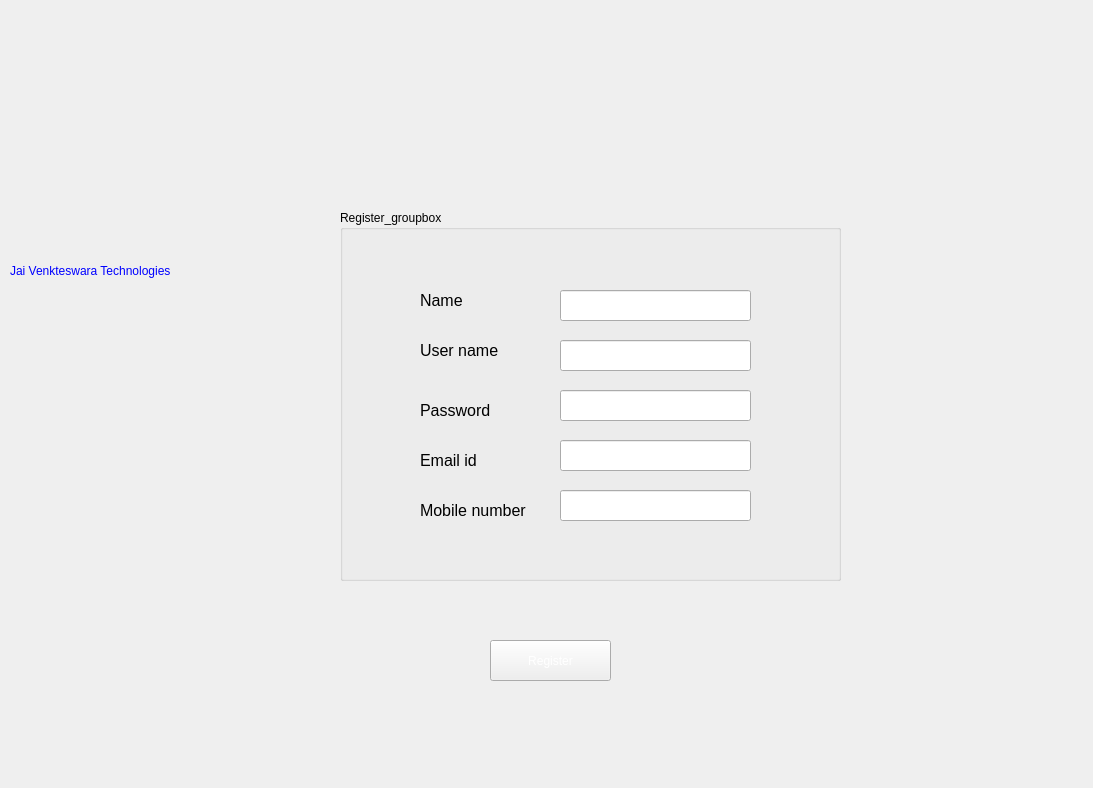
<?xml version="1.0" encoding="UTF-8"?>
<ui version="4.0">
 <class>register_dialog</class>
 <widget class="QWidget" name="register_dialog">
  <property name="geometry">
   <rect>
    <x>0</x>
    <y>0</y>
    <width>1093</width>
    <height>788</height>
   </rect>
  </property>
  <property name="windowTitle">
   <string>Form</string>
  </property>
  <property name="styleSheet">
   <string notr="true">background-image: url(:/ttdyelloclore.jpg);</string>
  </property>
  <widget class="QGroupBox" name="groupBox">
   <property name="geometry">
    <rect>
     <x>340</x>
     <y>210</y>
     <width>501</width>
     <height>371</height>
    </rect>
   </property>
   <property name="styleSheet">
    <string notr="true">background-image: url(:/whitte.jpg);</string>
   </property>
   <property name="title">
    <string>Register_groupbox</string>
   </property>
   <widget class="QLineEdit" name="NAME">
    <property name="geometry">
     <rect>
      <x>220</x>
      <y>80</y>
      <width>191</width>
      <height>31</height>
     </rect>
    </property>
    <property name="styleSheet">
     <string notr="true">background-image: url(:/whitte.jpg);
font: 11pt &quot;MS Shell Dlg 2&quot;;
color: rgb(0, 0, 0);</string>
    </property>
    <property name="maxLength">
     <number>30</number>
    </property>
   </widget>
   <widget class="QLineEdit" name="USERNAME">
    <property name="geometry">
     <rect>
      <x>220</x>
      <y>130</y>
      <width>191</width>
      <height>31</height>
     </rect>
    </property>
    <property name="styleSheet">
     <string notr="true">background-image: url(:/whitte.jpg);
font: 11pt &quot;MS Shell Dlg 2&quot;;
color: rgb(0, 0, 0);</string>
    </property>
    <property name="maxLength">
     <number>20</number>
    </property>
   </widget>
   <widget class="QLineEdit" name="PASSWORD">
    <property name="geometry">
     <rect>
      <x>220</x>
      <y>180</y>
      <width>191</width>
      <height>31</height>
     </rect>
    </property>
    <property name="styleSheet">
     <string notr="true">background-image: url(:/whitte.jpg);
font: 11pt &quot;MS Shell Dlg 2&quot;;
color: rgb(0, 0, 0);</string>
    </property>
    <property name="text">
     <string/>
    </property>
    <property name="maxLength">
     <number>20</number>
    </property>
    <property name="echoMode">
     <enum>QLineEdit::Password</enum>
    </property>
   </widget>
   <widget class="QLineEdit" name="EMAIL">
    <property name="geometry">
     <rect>
      <x>220</x>
      <y>230</y>
      <width>191</width>
      <height>31</height>
     </rect>
    </property>
    <property name="styleSheet">
     <string notr="true">background-image: url(:/whitte.jpg);
font: 11pt &quot;MS Shell Dlg 2&quot;;
color: rgb(0, 0, 0);</string>
    </property>
    <property name="maxLength">
     <number>30</number>
    </property>
   </widget>
   <widget class="QLineEdit" name="MOBILENUMBER">
    <property name="geometry">
     <rect>
      <x>220</x>
      <y>280</y>
      <width>191</width>
      <height>31</height>
     </rect>
    </property>
    <property name="whatsThis">
     <string extracomment="Mobileno"/>
    </property>
    <property name="styleSheet">
     <string notr="true">background-image: url(:/whitte.jpg);
font: 11pt &quot;MS Shell Dlg 2&quot;;
color: rgb(0, 0, 0);</string>
    </property>
    <property name="maxLength">
     <number>10</number>
    </property>
   </widget>
   <widget class="QLabel" name="label">
    <property name="geometry">
     <rect>
      <x>80</x>
      <y>80</y>
      <width>61</width>
      <height>20</height>
     </rect>
    </property>
    <property name="font">
     <font>
      <pointsize>12</pointsize>
     </font>
    </property>
    <property name="text">
     <string>Name</string>
    </property>
   </widget>
   <widget class="QLabel" name="label_2">
    <property name="geometry">
     <rect>
      <x>80</x>
      <y>130</y>
      <width>101</width>
      <height>20</height>
     </rect>
    </property>
    <property name="font">
     <font>
      <pointsize>12</pointsize>
     </font>
    </property>
    <property name="text">
     <string>User name</string>
    </property>
   </widget>
   <widget class="QLabel" name="label_3">
    <property name="geometry">
     <rect>
      <x>80</x>
      <y>190</y>
      <width>101</width>
      <height>20</height>
     </rect>
    </property>
    <property name="font">
     <font>
      <pointsize>12</pointsize>
     </font>
    </property>
    <property name="text">
     <string>Password</string>
    </property>
   </widget>
   <widget class="QLabel" name="label_4">
    <property name="geometry">
     <rect>
      <x>80</x>
      <y>240</y>
      <width>71</width>
      <height>20</height>
     </rect>
    </property>
    <property name="font">
     <font>
      <pointsize>12</pointsize>
     </font>
    </property>
    <property name="text">
     <string>Email id</string>
    </property>
   </widget>
   <widget class="QLabel" name="label_5">
    <property name="geometry">
     <rect>
      <x>80</x>
      <y>290</y>
      <width>131</width>
      <height>20</height>
     </rect>
    </property>
    <property name="font">
     <font>
      <pointsize>12</pointsize>
     </font>
    </property>
    <property name="whatsThis">
     <string extracomment="mobileno"/>
    </property>
    <property name="text">
     <string>Mobile number</string>
    </property>
   </widget>
  </widget>
  <widget class="QLabel" name="label_6">
   <property name="geometry">
    <rect>
     <x>300</x>
     <y>40</y>
     <width>471</width>
     <height>111</height>
    </rect>
   </property>
   <property name="styleSheet">
    <string notr="true">image: url(:/center.jpg);</string>
   </property>
   <property name="text">
    <string/>
   </property>
  </widget>
  <widget class="QLabel" name="label_7">
   <property name="geometry">
    <rect>
     <x>810</x>
     <y>30</y>
     <width>111</width>
     <height>111</height>
    </rect>
   </property>
   <property name="styleSheet">
    <string notr="true">image: url(:/rightside.jpg);</string>
   </property>
   <property name="text">
    <string/>
   </property>
  </widget>
  <widget class="QLabel" name="label_8">
   <property name="geometry">
    <rect>
     <x>70</x>
     <y>40</y>
     <width>151</width>
     <height>81</height>
    </rect>
   </property>
   <property name="styleSheet">
    <string notr="true">image: url(:/leftside.jpg);</string>
   </property>
   <property name="text">
    <string/>
   </property>
  </widget>
  <widget class="QLabel" name="label_10">
   <property name="geometry">
    <rect>
     <x>10</x>
     <y>260</y>
     <width>201</width>
     <height>21</height>
    </rect>
   </property>
   <property name="styleSheet">
    <string notr="true">color: rgb(0, 0, 255);
font: 11pt &quot;MS Shell Dlg 2&quot;;</string>
   </property>
   <property name="text">
    <string>Jai Venkteswara Technologies</string>
   </property>
  </widget>
  <widget class="QLabel" name="label_9">
   <property name="geometry">
    <rect>
     <x>10</x>
     <y>180</y>
     <width>151</width>
     <height>61</height>
    </rect>
   </property>
   <property name="styleSheet">
    <string notr="true">image: url(:/jvt.jpg);</string>
   </property>
   <property name="text">
    <string/>
   </property>
  </widget>
  <widget class="QPushButton" name="pushButton">
   <property name="geometry">
    <rect>
     <x>490</x>
     <y>640</y>
     <width>121</width>
     <height>41</height>
    </rect>
   </property>
   <property name="styleSheet">
    <string notr="true">font: 75 12pt &quot;MS Shell Dlg 2&quot;;
background-image: url(:/buttonclore.jpg);
color: rgb(255, 255, 255);</string>
   </property>
   <property name="text">
    <string>Register</string>
   </property>
  </widget>
 </widget>
 <resources/>
 <connections/>
</ui>
